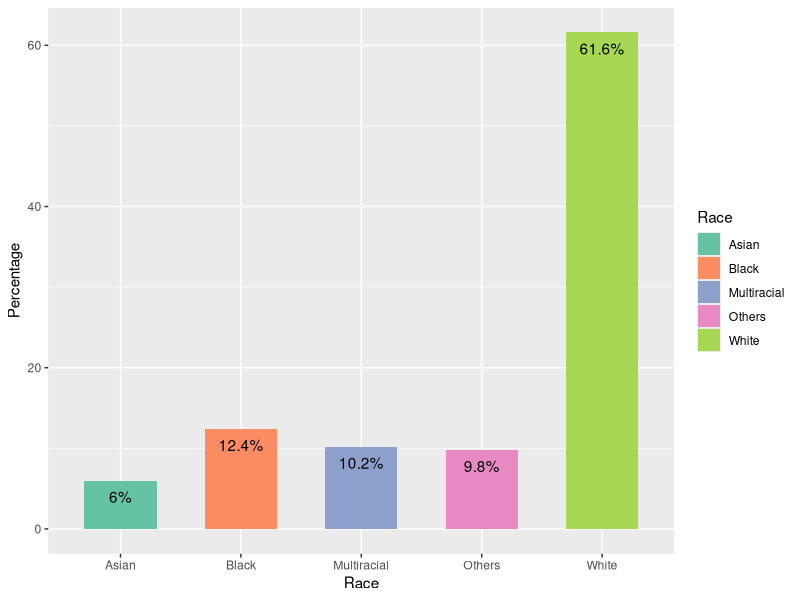
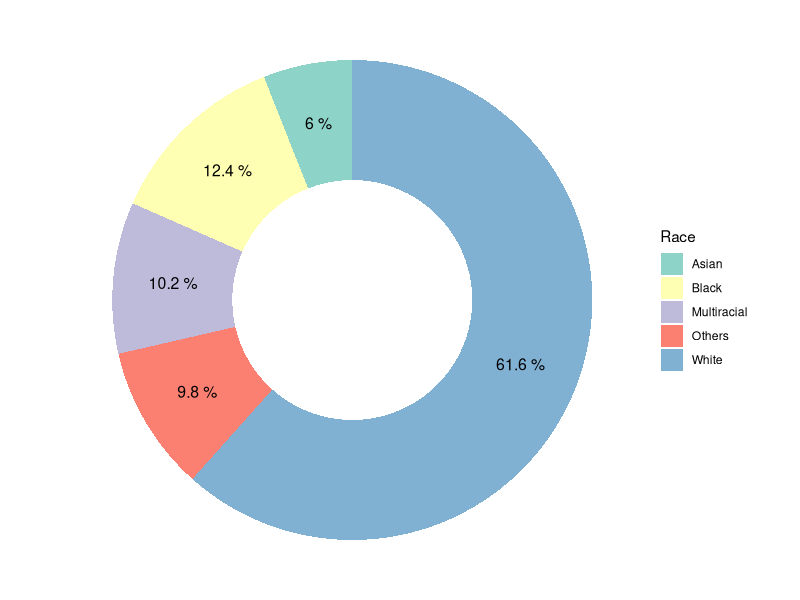
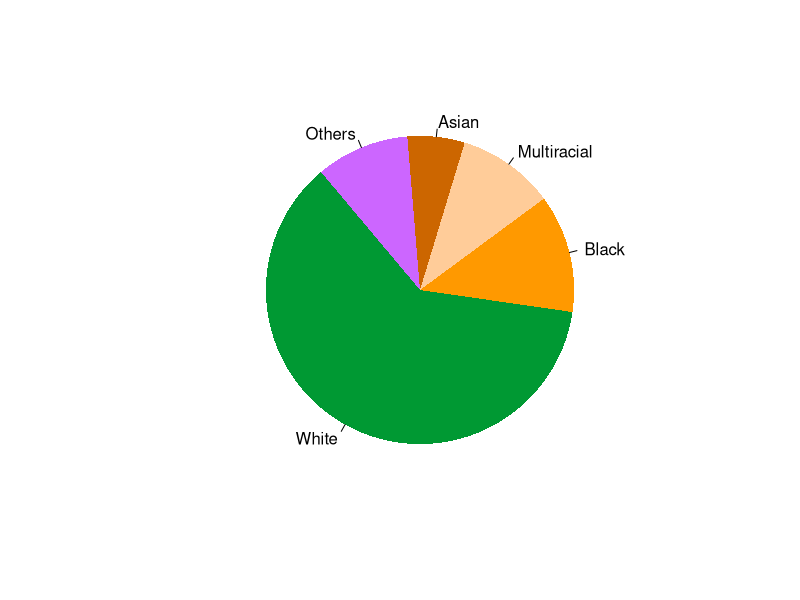
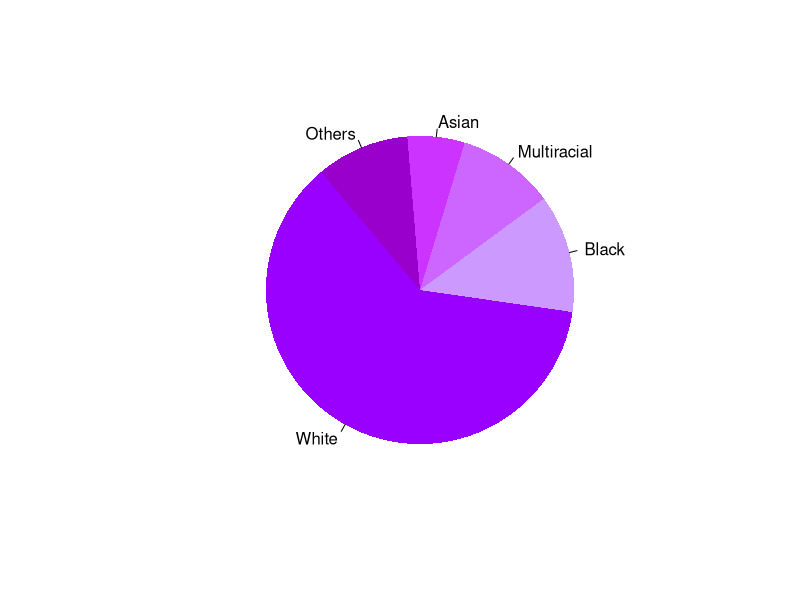
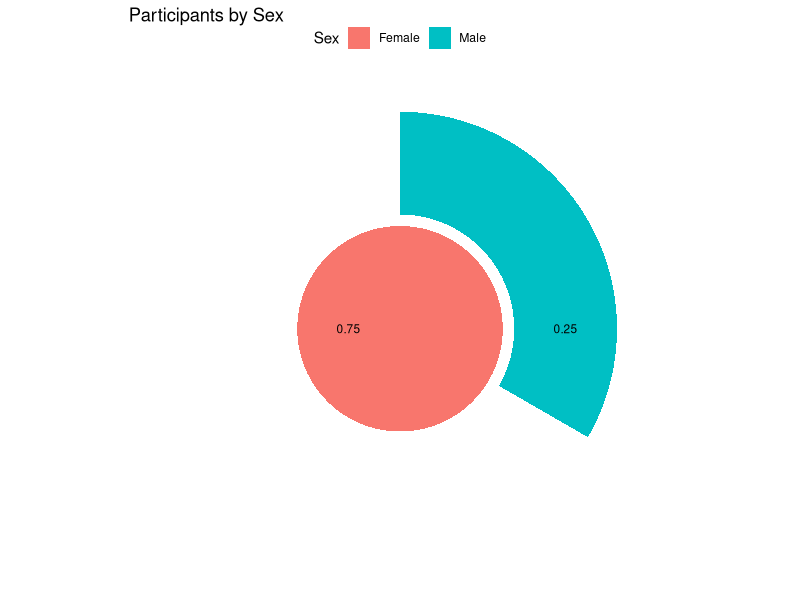
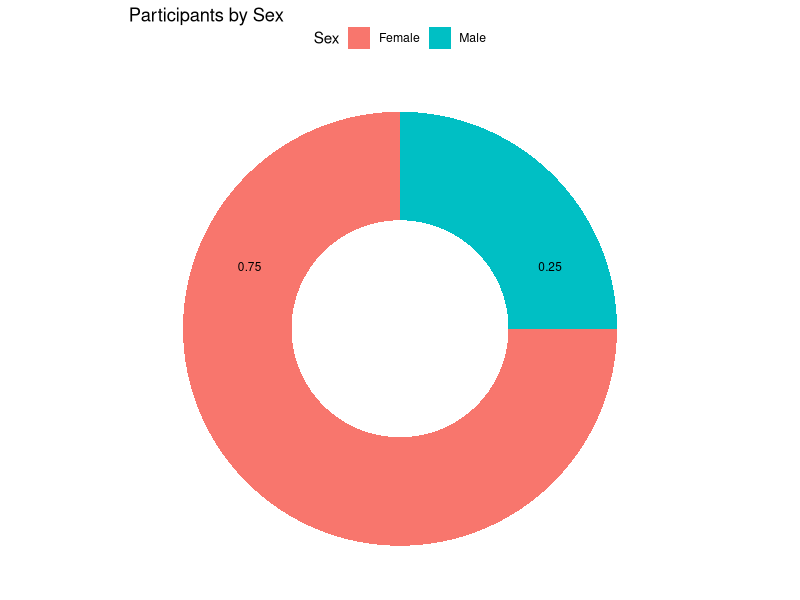
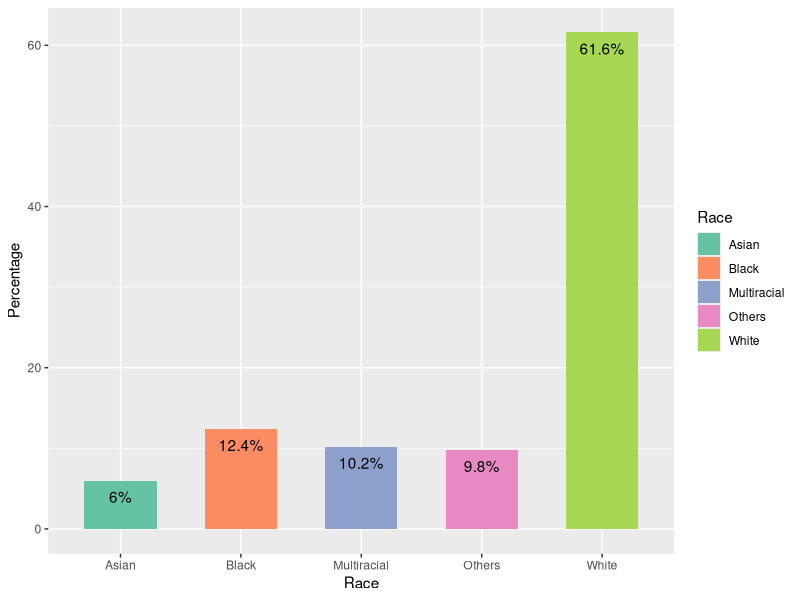
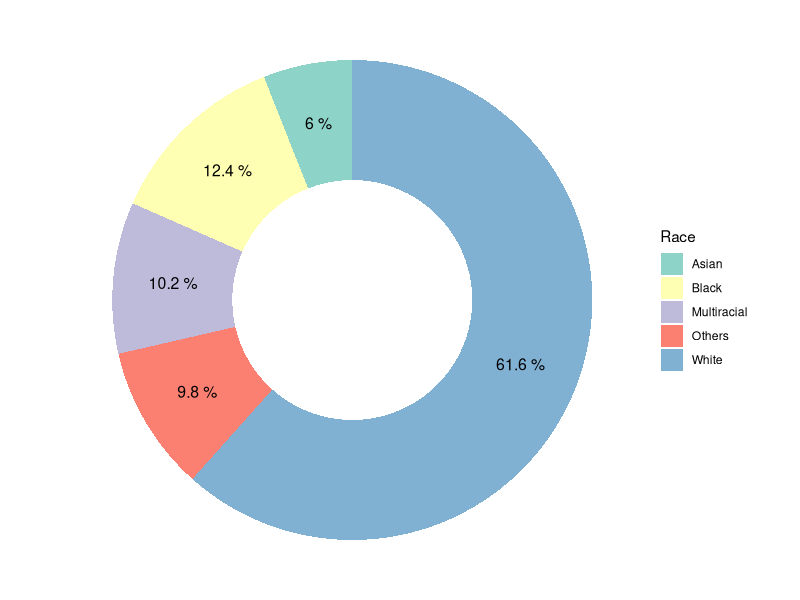

Write the R code that produced these figures, in order.
library(tidyverse)
library(ggsci)
library(RColorBrewer)

bd_rel <- tibble(
  Religion = c("Islam", "Hinduism", "Buddhism", "Christianity", "Others"),
  Percentage = c(90.4, 8.5, 0.6, 0.4, 0.1))

us_races <- tibble(
  Race = c("White", "Black", "Multiracial", "Asian", "Others"), 
  Percentage = c(61.6, 12.4, 10.2, 6, 9.8))

us_races %>% ggplot(aes(Race, Percentage, fill = Race))+
  geom_bar(stat="identity", width = 0.6)+
  scale_fill_brewer(palette = "Set2")+
  geom_text(data = us_races, aes(Race, Percentage-2, 
                      label=paste0(Percentage, "%")))

  
ggsave("docs/math/resources/us_races.png")
  
## Pie

us_races %>% ggplot(aes(2, Percentage, fill = Race))+
  geom_col(position = "stack", width = 1)+
  xlim(0.5, 2.5)+
  coord_polar("y")+
  theme_void()+
  geom_text(aes(label = paste0(Percentage, " %")), 
            position = position_stack(vjust = 0.5), size = 4)+
  scale_fill_brewer(palette = "Set3")

  
ggsave("docs/math/resources/us_races_donut.png")
  
us_races$Race=factor(us_races$Race, 
                     levels = us_races$Race[order(-us_races$Percentage)])

pie(us_races$Percentage, us_races$Race,
    col = c('#009933', '#ff9900', '#ffcc99', '#cc6600', '#cc66ff'),
    init.angle = 130, border = NA )

pie(us_races$Percentage, us_races$Race,
    col = c('#9900ff', '#cc99ff', '#cc66ff', '#cc33ff', '#9900cc'),
    init.angle = 130, border = NA )

bd_pop <- tibble(Year = c(1901, 1991, 2001, 2011),
                 Population = c(87, 106, 124, 142))
## Pie 

Sex = c('Male', 'Female')
Number = c(125, 375)
df = data.frame(Sex, Number)

ggplot(aes(x= Sex, y = Number, fill = Sex), data = df) +
  geom_bar(stat = "identity") +
  coord_polar("y") +
  theme_void() +
  theme (legend.position="top") + # legend position
  geom_text(aes(label = (Number/sum(Number))), position = position_stack(vjust = 0.75), size = 3) +
  ggtitle("Participants by Sex")

ggplot(df, aes(x = 2, y = Number, fill = Sex)) +
  geom_col(position = "stack", width = 1) +
  geom_text(aes(label = (Number/sum(Number))), position = position_stack(vjust = 0.75), size = 3) +
  xlim(0.5, 2.5) +
  ggtitle("Participants by Sex")+
  coord_polar("y") +
  theme_void() +
  theme(legend.position="top")
